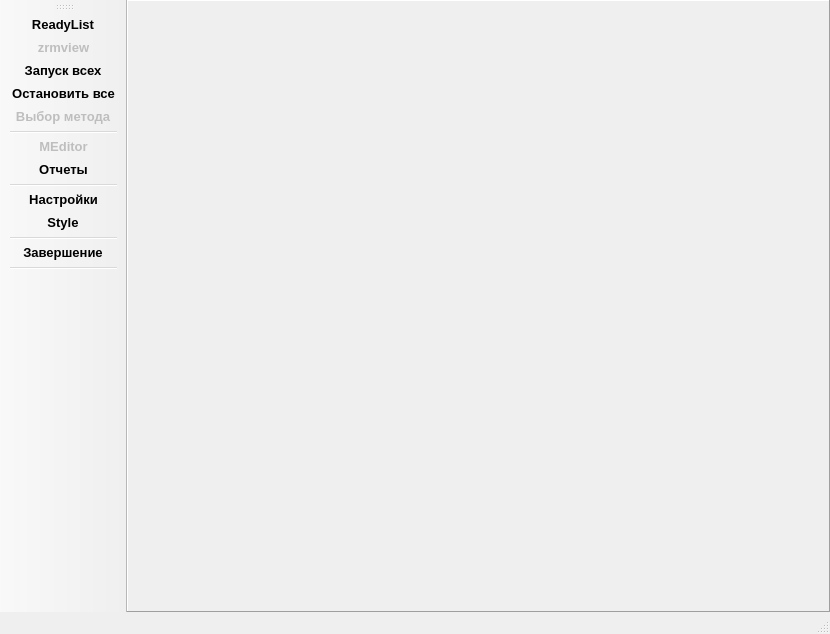
<?xml version="1.0" encoding="UTF-8"?>
<ui version="4.0">
 <class>MainWindow</class>
 <widget class="QMainWindow" name="MainWindow">
  <property name="geometry">
   <rect>
    <x>0</x>
    <y>0</y>
    <width>829</width>
    <height>634</height>
   </rect>
  </property>
  <property name="sizePolicy">
   <sizepolicy hsizetype="Expanding" vsizetype="Expanding">
    <horstretch>0</horstretch>
    <verstretch>0</verstretch>
   </sizepolicy>
  </property>
  <property name="font">
   <font>
    <pointsize>10</pointsize>
    <weight>75</weight>
    <bold>true</bold>
   </font>
  </property>
  <property name="windowTitle">
   <string/>
  </property>
  <property name="windowOpacity">
   <double>1.000000000000000</double>
  </property>
  <property name="styleSheet">
   <string notr="true"/>
  </property>
  <widget class="QWidget" name="centralWidget">
   <property name="sizePolicy">
    <sizepolicy hsizetype="Expanding" vsizetype="Expanding">
     <horstretch>0</horstretch>
     <verstretch>0</verstretch>
    </sizepolicy>
   </property>
   <layout class="QVBoxLayout" name="verticalLayout_2">
    <property name="spacing">
     <number>4</number>
    </property>
    <property name="leftMargin">
     <number>0</number>
    </property>
    <property name="topMargin">
     <number>0</number>
    </property>
    <property name="rightMargin">
     <number>0</number>
    </property>
    <property name="bottomMargin">
     <number>0</number>
    </property>
    <item>
     <widget class="QStackedWidget" name="stackedWidget">
      <property name="sizePolicy">
       <sizepolicy hsizetype="Expanding" vsizetype="Expanding">
        <horstretch>0</horstretch>
        <verstretch>0</verstretch>
       </sizepolicy>
      </property>
      <property name="font">
       <font>
        <pointsize>8</pointsize>
        <weight>50</weight>
        <bold>false</bold>
       </font>
      </property>
      <property name="frameShape">
       <enum>QFrame::Panel</enum>
      </property>
      <property name="frameShadow">
       <enum>QFrame::Raised</enum>
      </property>
      <property name="currentIndex">
       <number>2</number>
      </property>
      <widget class="ZrmReadyWidget" name="zrm_ready"/>
      <widget class="QWidget" name="zrm_view">
       <layout class="QHBoxLayout" name="horizontalLayout_3" stretch="5">
        <property name="spacing">
         <number>4</number>
        </property>
        <property name="sizeConstraint">
         <enum>QLayout::SetMinAndMaxSize</enum>
        </property>
        <property name="leftMargin">
         <number>4</number>
        </property>
        <property name="topMargin">
         <number>4</number>
        </property>
        <property name="rightMargin">
         <number>4</number>
        </property>
        <property name="bottomMargin">
         <number>4</number>
        </property>
        <item>
         <widget class="ZrmWidget" name="zrm_widget" native="true">
          <property name="enabled">
           <bool>true</bool>
          </property>
          <property name="sizePolicy">
           <sizepolicy hsizetype="Expanding" vsizetype="Expanding">
            <horstretch>0</horstretch>
            <verstretch>0</verstretch>
           </sizepolicy>
          </property>
         </widget>
        </item>
       </layout>
      </widget>
      <widget class="QWidget" name="method_editor_page">
       <layout class="QVBoxLayout" name="verticalLayout_5">
        <property name="spacing">
         <number>0</number>
        </property>
        <property name="sizeConstraint">
         <enum>QLayout::SetMinAndMaxSize</enum>
        </property>
        <property name="leftMargin">
         <number>0</number>
        </property>
        <property name="topMargin">
         <number>0</number>
        </property>
        <property name="rightMargin">
         <number>0</number>
        </property>
        <property name="bottomMargin">
         <number>0</number>
        </property>
        <item>
         <widget class="ZrmMethodEditor" name="method_editor" native="true"/>
        </item>
       </layout>
      </widget>
      <widget class="QWidget" name="conn_params_page">
       <layout class="QVBoxLayout" name="verticalLayout_6">
        <property name="sizeConstraint">
         <enum>QLayout::SetMinAndMaxSize</enum>
        </property>
        <item>
         <widget class="ZrmConnectivityParam" name="conn_params" native="true"/>
        </item>
       </layout>
      </widget>
      <widget class="QWidget" name="style_page">
       <layout class="QHBoxLayout" name="horizontalLayout_5">
        <item>
         <widget class="QFrame" name="style_frame">
          <property name="frameShape">
           <enum>QFrame::StyledPanel</enum>
          </property>
          <property name="frameShadow">
           <enum>QFrame::Raised</enum>
          </property>
          <layout class="QVBoxLayout" name="verticalLayout_3">
           <item>
            <layout class="QHBoxLayout" name="horizontalLayout_2">
             <item>
              <layout class="QFormLayout" name="formLayout">
               <item row="0" column="0">
                <widget class="QLabel" name="label">
                 <property name="text">
                  <string>Выбор стиля</string>
                 </property>
                </widget>
               </item>
               <item row="0" column="1">
                <widget class="QComboBox" name="style_select"/>
               </item>
               <item row="1" column="0">
                <widget class="QLabel" name="label_2">
                 <property name="text">
                  <string>Шрифт</string>
                 </property>
                </widget>
               </item>
               <item row="1" column="1">
                <widget class="QFontComboBox" name="fontComboBox"/>
               </item>
               <item row="2" column="0">
                <widget class="QLabel" name="label_4">
                 <property name="text">
                  <string>Размер</string>
                 </property>
                </widget>
               </item>
               <item row="2" column="1">
                <widget class="QSpinBox" name="font_size">
                 <property name="minimum">
                  <number>3</number>
                 </property>
                 <property name="maximum">
                  <number>96</number>
                 </property>
                </widget>
               </item>
               <item row="3" column="0">
                <widget class="QToolButton" name="font_bold">
                 <property name="text">
                  <string>Жирный</string>
                 </property>
                 <property name="icon">
                  <iconset resource="powermon.qrc">
                   <normaloff>:/icons/icons/checkbox_unchecked_focus.png</normaloff>
                   <normalon>:/icons/icons/checkbox_checked_focus.png</normalon>:/icons/icons/checkbox_unchecked_focus.png</iconset>
                 </property>
                 <property name="iconSize">
                  <size>
                   <width>24</width>
                   <height>24</height>
                  </size>
                 </property>
                 <property name="checkable">
                  <bool>true</bool>
                 </property>
                 <property name="toolButtonStyle">
                  <enum>Qt::ToolButtonTextBesideIcon</enum>
                 </property>
                </widget>
               </item>
               <item row="3" column="1">
                <widget class="QToolButton" name="font_italic">
                 <property name="text">
                  <string>Наклонный</string>
                 </property>
                 <property name="icon">
                  <iconset resource="powermon.qrc">
                   <normaloff>:/icons/icons/checkbox_unchecked_focus.png</normaloff>
                   <normalon>:/icons/icons/checkbox_checked_focus.png</normalon>:/icons/icons/checkbox_unchecked_focus.png</iconset>
                 </property>
                 <property name="iconSize">
                  <size>
                   <width>24</width>
                   <height>24</height>
                  </size>
                 </property>
                 <property name="checkable">
                  <bool>true</bool>
                 </property>
                 <property name="toolButtonStyle">
                  <enum>Qt::ToolButtonTextBesideIcon</enum>
                 </property>
                </widget>
               </item>
              </layout>
             </item>
             <item>
              <spacer name="horizontalSpacer">
               <property name="orientation">
                <enum>Qt::Horizontal</enum>
               </property>
               <property name="sizeHint" stdset="0">
                <size>
                 <width>40</width>
                 <height>20</height>
                </size>
               </property>
              </spacer>
             </item>
            </layout>
           </item>
           <item>
            <spacer name="verticalSpacer_2">
             <property name="orientation">
              <enum>Qt::Vertical</enum>
             </property>
             <property name="sizeHint" stdset="0">
              <size>
               <width>20</width>
               <height>337</height>
              </size>
             </property>
            </spacer>
           </item>
          </layout>
         </widget>
        </item>
        <item>
         <widget class="QFrame" name="preview_frame">
          <property name="frameShape">
           <enum>QFrame::StyledPanel</enum>
          </property>
          <property name="frameShadow">
           <enum>QFrame::Raised</enum>
          </property>
          <layout class="QVBoxLayout" name="verticalLayout_8">
           <item>
            <widget class="QGroupBox" name="gb_ctrls">
             <property name="title">
              <string>Просмотр</string>
             </property>
             <layout class="QVBoxLayout" name="verticalLayout_7">
              <item>
               <layout class="QVBoxLayout" name="verticalLayout_4">
                <item>
                 <layout class="QHBoxLayout" name="horizontalLayout_4">
                  <item>
                   <widget class="QTreeWidget" name="treeWidget">
                    <column>
                     <property name="text">
                      <string>Элемент</string>
                     </property>
                    </column>
                    <item>
                     <property name="text">
                      <string>Root</string>
                     </property>
                     <item>
                      <property name="text">
                       <string>Child1</string>
                      </property>
                     </item>
                     <item>
                      <property name="text">
                       <string>Child2</string>
                      </property>
                     </item>
                    </item>
                   </widget>
                  </item>
                  <item>
                   <widget class="QScrollBar" name="verticalScrollBar">
                    <property name="orientation">
                     <enum>Qt::Vertical</enum>
                    </property>
                   </widget>
                  </item>
                 </layout>
                </item>
                <item>
                 <widget class="QScrollBar" name="horizontalScrollBar">
                  <property name="orientation">
                   <enum>Qt::Horizontal</enum>
                  </property>
                 </widget>
                </item>
               </layout>
              </item>
              <item>
               <layout class="QGridLayout" name="gridLayout">
                <item row="0" column="5">
                 <widget class="QDoubleSpinBox" name="doubleSpinBox"/>
                </item>
                <item row="0" column="1">
                 <widget class="QLabel" name="label_3">
                  <property name="text">
                   <string>TextLabel</string>
                  </property>
                 </widget>
                </item>
                <item row="1" column="4" colspan="2">
                 <widget class="QCheckBox" name="checkBox">
                  <property name="text">
                   <string>CheckBox</string>
                  </property>
                 </widget>
                </item>
                <item row="1" column="1" colspan="2">
                 <widget class="QPushButton" name="pushButton">
                  <property name="text">
                   <string>Кнопка</string>
                  </property>
                 </widget>
                </item>
                <item row="1" column="3">
                 <widget class="QRadioButton" name="radioButton">
                  <property name="text">
                   <string>RadioButton</string>
                  </property>
                 </widget>
                </item>
                <item row="0" column="2" colspan="3">
                 <widget class="QLineEdit" name="lineEdit">
                  <property name="text">
                   <string> Line Edit</string>
                  </property>
                 </widget>
                </item>
                <item row="0" column="0">
                 <widget class="QComboBox" name="comboBox">
                  <item>
                   <property name="text">
                    <string>Item1</string>
                   </property>
                  </item>
                  <item>
                   <property name="text">
                    <string>Item2</string>
                   </property>
                  </item>
                  <item>
                   <property name="text">
                    <string>Item3</string>
                   </property>
                  </item>
                 </widget>
                </item>
               </layout>
              </item>
              <item>
               <widget class="QProgressBar" name="progressBar">
                <property name="value">
                 <number>24</number>
                </property>
               </widget>
              </item>
              <item>
               <spacer name="verticalSpacer_3">
                <property name="orientation">
                 <enum>Qt::Vertical</enum>
                </property>
                <property name="sizeHint" stdset="0">
                 <size>
                  <width>20</width>
                  <height>150</height>
                 </size>
                </property>
               </spacer>
              </item>
             </layout>
            </widget>
           </item>
          </layout>
         </widget>
        </item>
       </layout>
      </widget>
      <widget class="ZrmMethodChoose" name="method_chooser"/>
      <widget class="ReportCommon" name="report_common"/>
     </widget>
    </item>
   </layout>
  </widget>
  <widget class="QMenuBar" name="menuBar">
   <property name="geometry">
    <rect>
     <x>0</x>
     <y>0</y>
     <width>829</width>
     <height>23</height>
    </rect>
   </property>
  </widget>
  <widget class="QToolBar" name="mainToolBar">
   <property name="allowedAreas">
    <set>Qt::AllToolBarAreas</set>
   </property>
   <property name="orientation">
    <enum>Qt::Vertical</enum>
   </property>
   <property name="iconSize">
    <size>
     <width>48</width>
     <height>48</height>
    </size>
   </property>
   <property name="floatable">
    <bool>false</bool>
   </property>
   <attribute name="toolBarArea">
    <enum>LeftToolBarArea</enum>
   </attribute>
   <attribute name="toolBarBreak">
    <bool>false</bool>
   </attribute>
   <addaction name="actReadyView"/>
   <addaction name="actZrmView"/>
   <addaction name="actStartAll"/>
   <addaction name="actStopAll"/>
   <addaction name="actChooseMethod"/>
   <addaction name="separator"/>
   <addaction name="actMethod_Editor"/>
   <addaction name="actReports"/>
   <addaction name="separator"/>
   <addaction name="actConfigure"/>
   <addaction name="actStyle"/>
   <addaction name="separator"/>
   <addaction name="actExit"/>
   <addaction name="separator"/>
  </widget>
  <widget class="QStatusBar" name="statusBar">
   <property name="sizePolicy">
    <sizepolicy hsizetype="Preferred" vsizetype="Maximum">
     <horstretch>0</horstretch>
     <verstretch>0</verstretch>
    </sizepolicy>
   </property>
  </widget>
  <action name="actMethod_Editor">
   <property name="checkable">
    <bool>true</bool>
   </property>
   <property name="enabled">
    <bool>false</bool>
   </property>
   <property name="icon">
    <iconset resource="powermon.qrc">
     <normaloff>:/icons/icons/method_editor.png</normaloff>:/icons/icons/method_editor.png</iconset>
   </property>
   <property name="text">
    <string>MEditor</string>
   </property>
   <property name="toolTip">
    <string>Редактор методов</string>
   </property>
  </action>
  <action name="actConfigure">
   <property name="checkable">
    <bool>true</bool>
   </property>
   <property name="icon">
    <iconset resource="powermon.qrc">
     <normaloff>:/icons/icons/settings-2.png</normaloff>:/icons/icons/settings-2.png</iconset>
   </property>
   <property name="text">
    <string>Настройки</string>
   </property>
   <property name="toolTip">
    <string>Настройки</string>
   </property>
  </action>
  <action name="actExit">
   <property name="icon">
    <iconset resource="powermon.qrc">
     <normaloff>:/icons/icons/exit-1.png</normaloff>:/icons/icons/exit-1.png</iconset>
   </property>
   <property name="text">
    <string>Завершение</string>
   </property>
   <property name="toolTip">
    <string>Завершить работу(Alt+X)</string>
   </property>
   <property name="shortcut">
    <string>Alt+X</string>
   </property>
  </action>
  <action name="actZrmView">
   <property name="checkable">
    <bool>true</bool>
   </property>
   <property name="enabled">
    <bool>false</bool>
   </property>
   <property name="icon">
    <iconset resource="powermon.qrc">
     <normaloff>:/icons/icons/meter-1.png</normaloff>:/icons/icons/meter-1.png</iconset>
   </property>
   <property name="text">
    <string>zrmview</string>
   </property>
   <property name="toolTip">
    <string>Просмотр параметров устройств</string>
   </property>
  </action>
  <action name="actStyle">
   <property name="checkable">
    <bool>true</bool>
   </property>
   <property name="icon">
    <iconset resource="powermon.qrc">
     <normaloff>:/icons/icons/style-1.png</normaloff>:/icons/icons/style-1.png</iconset>
   </property>
   <property name="text">
    <string>Style</string>
   </property>
   <property name="toolTip">
    <string>Оформление</string>
   </property>
  </action>
  <action name="actReadyView">
   <property name="checkable">
    <bool>true</bool>
   </property>
   <property name="icon">
    <iconset resource="powermon.qrc">
     <normaloff>:/icons/icons/table2.png</normaloff>:/icons/icons/table2.png</iconset>
   </property>
   <property name="text">
    <string>ReadyList</string>
   </property>
   <property name="toolTip">
    <string>Отображение всех</string>
   </property>
  </action>
  <action name="actChooseMethod">
   <property name="checkable">
    <bool>true</bool>
   </property>
   <property name="enabled">
    <bool>false</bool>
   </property>
   <property name="icon">
    <iconset resource="zrm/zrm_resource.qrc">
     <normaloff>:/zrm/icons/method.png</normaloff>:/zrm/icons/method.png</iconset>
   </property>
   <property name="text">
    <string>Выбор метода</string>
   </property>
   <property name="toolTip">
    <string>Выбор метода</string>
   </property>
  </action>
  <action name="actStartAll">
   <property name="icon">
    <iconset resource="powermon.qrc">
     <normaloff>:/icons/icons/start_all.png</normaloff>:/icons/icons/start_all.png</iconset>
   </property>
   <property name="text">
    <string>Запуск всех</string>
   </property>
   <property name="toolTip">
    <string>Запуск всех</string>
   </property>
  </action>
  <action name="actStopAll">
   <property name="icon">
    <iconset resource="powermon.qrc">
     <normaloff>:/icons/icons/stop_all.png</normaloff>:/icons/icons/stop_all.png</iconset>
   </property>
   <property name="text">
    <string>Остановить все</string>
   </property>
   <property name="toolTip">
    <string>Остановить все</string>
   </property>
  </action>
  <action name="actReports">
   <property name="checkable">
    <bool>true</bool>
   </property>
   <property name="icon">
    <iconset resource="powermon.qrc">
     <normaloff>:/icons/icons/report.png</normaloff>:/icons/icons/report.png</iconset>
   </property>
   <property name="text">
    <string>Отчеты</string>
   </property>
   <property name="toolTip">
    <string>Отчеты</string>
   </property>
  </action>
 </widget>
 <layoutdefault spacing="6" margin="11"/>
 <customwidgets>
  <customwidget>
   <class>ZrmReadyWidget</class>
   <extends>QWidget</extends>
   <header location="global">zrmreadywidget.h</header>
   <container>1</container>
  </customwidget>
  <customwidget>
   <class>ZrmWidget</class>
   <extends>QWidget</extends>
   <header>zrmwidget.h</header>
   <container>1</container>
  </customwidget>
  <customwidget>
   <class>ZrmConnectivityParam</class>
   <extends>QWidget</extends>
   <header>zrmconnectivityparam.h</header>
   <container>1</container>
  </customwidget>
  <customwidget>
   <class>ZrmMethodEditor</class>
   <extends>QWidget</extends>
   <header>zrmmethodeditor.h</header>
   <container>1</container>
  </customwidget>
  <customwidget>
   <class>ZrmMethodChoose</class>
   <extends>QWidget</extends>
   <header>zrmmethodchoose.h</header>
   <container>1</container>
  </customwidget>
  <customwidget>
   <class>ReportCommon</class>
   <extends>QWidget</extends>
   <header>reportcommon.h</header>
   <container>1</container>
  </customwidget>
 </customwidgets>
 <resources>
  <include location="powermon.qrc"/>
  <include location="zrm/zrm_resource.qrc"/>
 </resources>
 <connections>
  <connection>
   <sender>actExit</sender>
   <signal>triggered()</signal>
   <receiver>MainWindow</receiver>
   <slot>close()</slot>
   <hints>
    <hint type="sourcelabel">
     <x>-1</x>
     <y>-1</y>
    </hint>
    <hint type="destinationlabel">
     <x>473</x>
     <y>254</y>
    </hint>
   </hints>
  </connection>
 </connections>
 <slots>
  <slot>switch_config(bool)</slot>
 </slots>
</ui>
